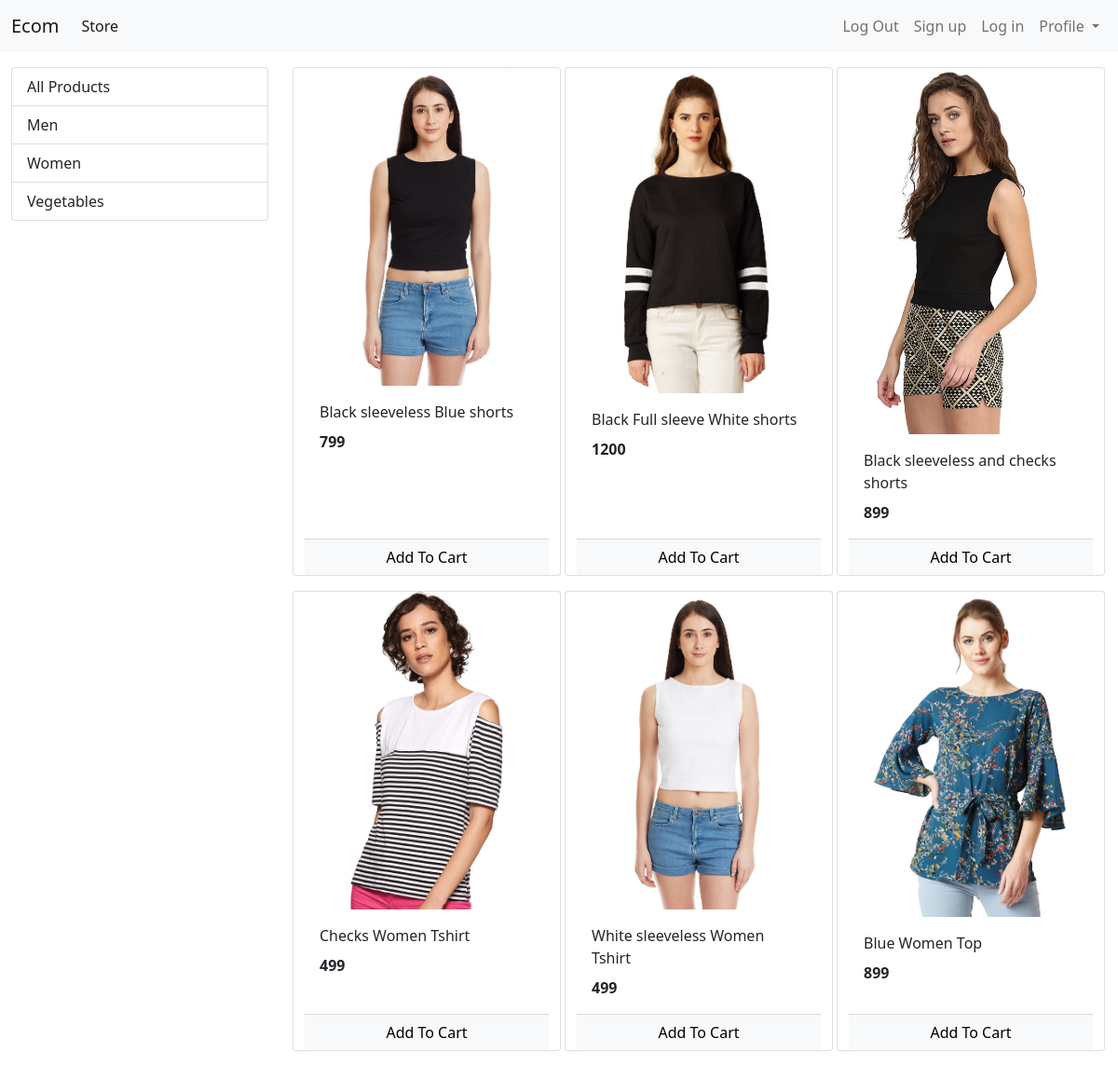
The app's page /?category=2 with its own data.
### store/models/category.py (models this page shows, shortened)
class Category(models.Model):
    name = models.CharField(max_length=20)
    @staticmethod
    def get_all_categories():
        return Category.objects.all()

### store/models/product.py (models this page shows, shortened)
class Product (models.Model):
    name = models.CharField(max_length=50)
    price = models.IntegerField(default=0)
    description = models.CharField(max_length=200, default='', null = True, blank=True)
    image = models.ImageField(upload_to='uploads/products/')
    category = models.ForeignKey(Category, on_delete=models.CASCADE)
    @staticmethod
    def get_products_by_CategoryId(category_Id):
        if category_Id:
            return Product.objects.filter(category = category_Id)
        else:
            return Product.get_all_products()

### store/views/home.py (the view, shortened to what this page needs)
# urls.py: path('', Index.as_view(), name = 'homepage'),
class Index(View):
    def get(self, request):
        cart = request.session.get('cart')
        if not cart:
            request.session['cart'] = {}
        products = None
        categories = Category.get_all_categories()
        categoryID = request.GET.get('category')
        if categoryID:
            products = Product.get_products_by_CategoryId(categoryID)
        else:
            products = Product.get_all_products()
        data = {}
        data['categories'] = categories
        data['products'] = products
        print("You are: ", request.session.get('email'))
        return render(request, 'index.html', data)

### store/templatetags/cart.py (called while the page is built)
@register.filter(name='is_in_cart')
def is_in_cart(product, cart):
    keys = cart.keys()
    for id in keys:
        if int(id) == product.id:
            return True
    return False

### store/templates/index.html (shortened to what this page needs)
{%extends 'base.html'%}
{% block content %}
{% load cart %}
<div class="container-fluid mt-3">
  <div class="row">
    <div class="col-lg-3 mx-auto">
      <div class="list-group">
        <a href="/" class="list-group-item list-group-item-action ">All Products</a>
        {% for category in categories %}
        <a href="/?category={{category.id}}" class="list-group-item list-group-item-action ">{{category.name}}</a>
        {% endfor %}
      </div>
    </div>
		<div id='products' class="col-lg-9 mx-auto">
			<div class="row mx-auto">
				{% for product in products %}
				<div class="card mx-auto mb-3" id={{product.id}} style="width: 18rem;">
					<img class="card-img-top" src="{{product.image.url}}" alt="Card image cap">
					<div class="card-body">
						<p class="card-title">{{product.name}}</p>
						<p class="card-text"><b>{{product.price}}</b></p>
					</div>
					<div class="card-footer p-0 no-gutters">
						{% if product|is_in_cart:request.session.cart %}
						<div class="row no-gutters">
							<form action="/#{{product.id}}" class="col-2 " method="post">
								{% csrf_token %}
								<input hidden type="text" name='product' value='{{product.id}}'>
								<input hidden type="text" name='remove' value='True'>
								<input type="submit" value=" - " class="btn btn-block btn-light border-right">
							</form>
							<div class="text-center col">{{product|cart_quantity:request.session.cart}} in Cart</div>
							<form action="/#{{product.id}}" class="col-2 " method="post">
								{% csrf_token %}
								<input hidden type="text" name='product' value='{{product.id}}'>
								<input type="submit" value=" + " class="btn btn-block btn-light border-left">
							</form>
						</div>
						{% else %}
						<form action="/#{{product.id}}" method="POST" class="btn-block">
							<input type="submit" class="float-right btn btn-light  form-control"
								value="Add To Cart">
						</form>
						{% endif %}
					</div>
				</div>
				{% endfor %}
			</div>
		</div>
	</div>
</div>
{%endblock%}

### records on screen
Category: name "Men"
Category: name "Women"
Category: name "Vegetables"
Product: image (picture), name "Black sleeveless Blue shorts", price "799"
Product: image (picture), name "Black Full sleeve White shorts", price "1200"
Product: image (picture), name "Black sleeveless and checks shorts", price "899"
Product: image (picture), name "Checks Women Tshirt", price "499"
Product: image (picture), name "White sleeveless Women Tshirt", price "499"
Product: image (picture), name "Blue Women Top", price "899"
